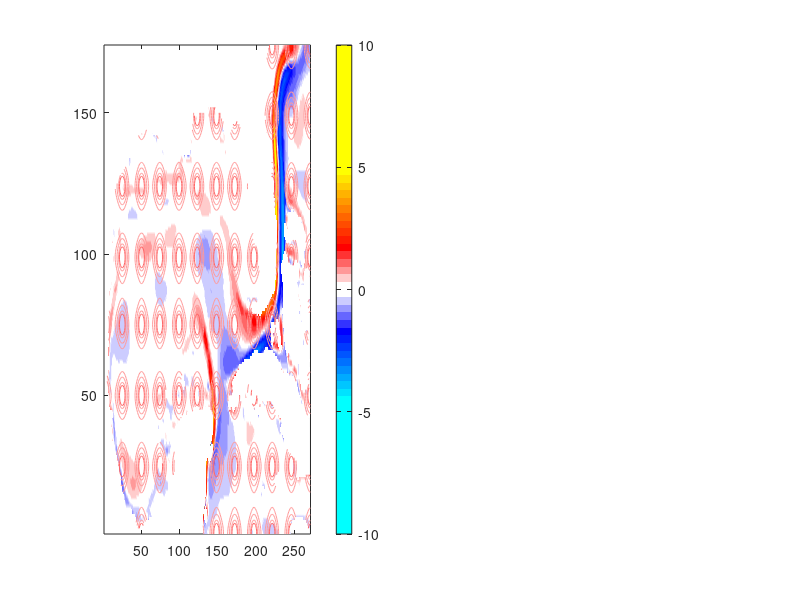

Reproduce this figure in MATLAB. (Note: this script raises an error after producing the figure.)
close all;
load('output/hycom/kernel_viz.mat')

nx = flow.nx; ny = flow.ny; mask = flow.mask;
n = nx*ny;

% Plot un-normalized kernel coverage
unweighted_kernels(mask) = NaN;

mean_flow = flow.mean_flow;
mean_flow(mask) = NaN; % Mask land for plotting

figure()
subplot(121)
pcolor(reshape(mean_flow, ny, nx)); hold on
colormap(gca, flow.cmap); caxis(flow.clim); colorbar; shading interp

% Plot contours for unweighted kernels
contour(reshape(unweighted_kernels, ny, nx), [0.7, 0.8, 0.9, 0.95], 'Color', 'k');
set(gca, 'Color', [100 100 100]/255);  % Set NaN (as background) to gray
set(gca,'xtick',[]); set(gca,'ytick',[])
title('Mean vorticity with kernel centers')


% POD 99% energy cutoff
weighted_dim(mask) = NaN;

subplot(122)
pcolor(reshape(weighted_dim, ny, nx)); shading flat
set(gca, 'Color', [100 100 100]/255);  % Set NaN (as background) to gray
colormap(gca, 'jet'); colorbar
set(gca,'xtick',[]); set(gca,'ytick',[])
title('Local "rank" (99% energy cutoff)')

set(gcf ,'Position',[100 100 4*nx 2*ny])
